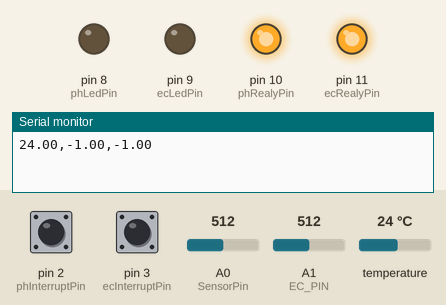
The sketch below on a simulated Arduino Uno, built with avr-gcc and run on an emulated ATmega328P. Parts: output pins drawn as LEDs (lit = HIGH), the last lines printed to the serial monitor. The inputs (shaded band) are chosen by the test bench; at power-on: pin 2 (phInterruptPin) HIGH, pin 3 (ecInterruptPin) HIGH, A0 (SensorPin) = 512, A1 (EC_PIN) = 512, temperature 24 °C.

Above: at 4.2 s.
4.3 s: pin 2 (phInterruptPin) pulsed LOW 5 times (0.12 s each, 0.3 s apart)
At 6.1 s:
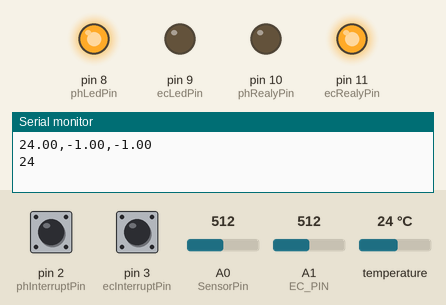
7.9 s: pin 2 (phInterruptPin) pulled LOW for 0.95 s
At 10.4 s:
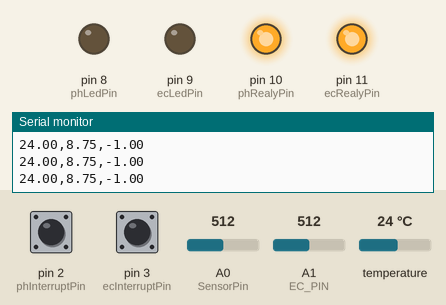
11.2 s: pin 2 (phInterruptPin) pulled LOW for 3.2 s
At 15.0 s:
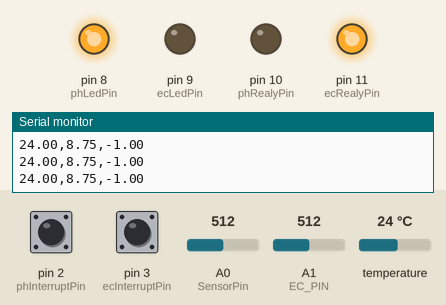
16.7 s: pin 3 (ecInterruptPin) pulsed LOW 2 times (0.12 s each, 0.3 s apart)
At 18.4 s:
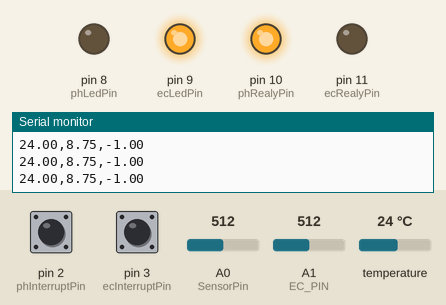
18.8 s: pin 3 (ecInterruptPin) pulled LOW for 0.95 s
23.4 s: pin 2 (phInterruptPin) pulled LOW for 0.95 s
At 35.6 s:
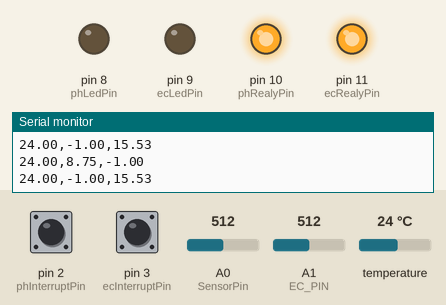
Timing chart, 0 to 36.4 s (numbered marks = the images above; inputs shaded):
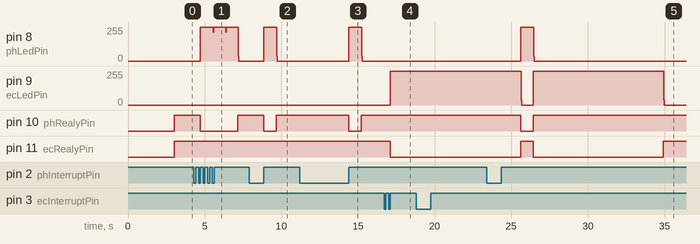

The sketch:

allWaterData.ino
```cpp
#include <OneWire.h>
#include <DallasTemperature.h>
#include "DFRobot_EC.h"
#include <EEPROM.h>

#define TEMP_SENSOR_ONE_WIRE_BUS 4

OneWire oneWire(TEMP_SENSOR_ONE_WIRE_BUS);
DallasTemperature tempSensor(&oneWire);

const long LOOP_DELAY_MILIS = 5UL * 60UL * 1000UL; // 5m

//PH METER
#define SensorPin 0          //pH meter Analog output to Arduino Analog Input 0
float temp;

int phInitialRun = true;
int phMeterReading = false;
const int phInterruptPin = 2;
const int phLedPin =  8;
const int phRealyPin =  10;

//EC METER
#define EC_PIN A1
float voltage, ecValue, temperature = 25;
DFRobot_EC ec;

int ecInitialRun = true;
int ecMeterReading = false;
const int ecInterruptPin = 3;
const int ecLedPin =  9;
const int ecRealyPin =  11;

void setup() {
  // start serial port
  Serial.begin(9600);
  // Serial.println("Ready");    //Test the serial monitor

  // Start up the library
  tempSensor.begin();

  ec.begin();
  //pinMode(buttonPin, INPUT);
  pinMode(phInterruptPin, INPUT_PULLUP);
  attachInterrupt(digitalPinToInterrupt(phInterruptPin), getPh, RISING );

  pinMode(ecInterruptPin, INPUT_PULLUP);
  attachInterrupt(digitalPinToInterrupt(ecInterruptPin), getEc, RISING );

  pinMode(phLedPin, OUTPUT);
  pinMode(ecLedPin, OUTPUT);

  pinMode(phRealyPin, OUTPUT);
  pinMode(ecRealyPin, OUTPUT);

  delay(3000);
  digitalWrite(phRealyPin, HIGH); //off
  digitalWrite(ecRealyPin, HIGH); //off

}

void loop() {

  float temperature = -1;
  float phValue = -1;
  float ecValue = -1;

  temperature = getTemperatureReadings();

  Serial.print(temperature);
  Serial.print(",");
  Serial.print(phValue);
  Serial.print(",");
  Serial.print(ecValue);
  Serial.println("");

  delay(LOOP_DELAY_MILIS);

}

void getPh() {
  //Serial.println("interupt");
  //Serial.println(phInitialRun);

  if (phInitialRun == true) {
    phInitialRun = false;
  } else if (!phMeterReading) {
    phMeterReading = true;
    //Serial.println("reading");

    digitalWrite(phLedPin, HIGH);
    digitalWrite(phRealyPin, LOW); //on
    delay(2000);

    float temperature = -1;
    float phValue = -1;
    float ecValue = -1;

    temperature = getTemperatureReadings();
    phValue = getPHreadings();
    // ecValue = getECreadings();

    blinkLED(phLedPin);

    Serial.print(temperature);
    Serial.print(",");
    Serial.print(phValue);
    Serial.print(",");
    Serial.print(ecValue);
    Serial.println("");

    delay(100);
    digitalWrite(phLedPin, LOW);
    phMeterReading = false;

    delay(500);
    digitalWrite(phRealyPin, HIGH); //off
  }
}

void getEc() {
  //Serial.println("interupt");
  //Serial.println(phInitialRun);

  if (ecInitialRun == true) {
    ecInitialRun = false;
  } else if (!ecMeterReading) {
    ecMeterReading = true;
    //Serial.println("reading");

    digitalWrite(ecLedPin, HIGH);
    digitalWrite(ecRealyPin, LOW); //on
    delay(2000);

    float temperature = -1;
    float phValue = -1;
    float ecValue = -1;

    temperature = getTemperatureReadings();
    // phValue = getPHreadings();
    ecValue = getECreadings();

    blinkLED(ecLedPin);

    Serial.print(temperature);
    Serial.print(",");
    Serial.print(phValue);
    Serial.print(",");
    Serial.print(ecValue);
    Serial.println("");

    delay(100);
    digitalWrite(ecLedPin, LOW);
    ecMeterReading = false;

    delay(500);
    digitalWrite(ecRealyPin, HIGH); //off
  }
}

void blinkLED(int ledPin) {
  digitalWrite(ledPin, LOW);
  delay(500);
  digitalWrite(ledPin, HIGH);
  delay(500);
  digitalWrite(ledPin, LOW);
  delay(500);
  digitalWrite(ledPin, HIGH);
  delay(500);
  digitalWrite(ledPin, LOW);
  delay(500);
  digitalWrite(ledPin, HIGH);
  delay(500);
}

float getTemperatureReadings() {
  tempSensor.requestTemperatures();
  return tempSensor.getTempCByIndex(0);
}

float getPHreadings() {
  float phbuf[10];

  for (int i = 0; i < 10; i++) { //Get 10 sample value from the sensor for smooth the value
    phbuf[i] = analogRead(SensorPin);
    delay(100);
  }

  for (int i = 0; i < 9; i++) { //sort the analog from small to large
    for (int j = i + 1; j < 10; j++) {
      if (phbuf[i] > phbuf[j]) {
        temp = phbuf[i];
        phbuf[i] = phbuf[j];
        phbuf[j] = temp;
      }
    }
  }
  unsigned long int sum = 0;  //Store the average value of the sensor feedback

  for (int i = 2; i < 8; i++)               //take the average value of 6 center sample
    sum += phbuf[i];

  float phValue = (float)sum * 5.0 / 1024 / 6; //convert the analog into millivolt
  phValue = 3.5 * phValue;                  //convert the millivolt into pH value

  //Serial.print("    pH:");
  //Serial.print(phValue, 2);
  //Serial.println(" ");

  return phValue;
}

float getECreadings() {

  float ecbuf[10];

  for (int i = 0; i < 10; i++) { //Get 10 sample value from the sensor for smooth the value

    voltage = analogRead(EC_PIN) / 1024.0 * 5000; // read the voltage
    temperature = getTemperatureReadings();  // read your temperature sensor to execute temperature compensation
    ecbuf[i] =  ec.readEC(voltage, temperature); // convert voltage to EC with temperature compensation

    //Serial.print("single read: ");
    //Serial.println(ecbuf[i]);

    delay(1000);
    ec.calibration(voltage, temperature); // calibration process by Serail CMD

  }

  for (int i = 0; i < 9; i++) { //sort the analog from small to large
    for (int j = i + 1; j < 10; j++) {
      if (ecbuf[i] > ecbuf[j]) {
        temp = ecbuf[i];
        ecbuf[i] = ecbuf[j];
        ecbuf[j] = temp;
      }
    }
  }

  float sum = 0;  //Store the average value of the sensor feedback

  for (int i = 2; i < 8; i++) {              //take the average value of 6 center sample
    //Serial.println(ecbuf[i]);
    sum += ecbuf[i];
  }

  //Serial.print("sum: ");
  //Serial.println(sum);

  float avgValue = (float)sum / 6;

  //Serial.print("avg: ");
  //Serial.println(avgValue);

  return avgValue;
}
```

Measured:
- after the input at 4.3 s, pin 8 (phLedPin): 0/255 → 255/255 after 0.42 s, → 0/255 2.5 s later; pin 10 (phRealyPin): HIGH → LOW after 0.42 s, → HIGH 2.4 s later
- after the input at 7.9 s, pin 8 (phLedPin): 0/255 → 255/255 after 0.95 s, → 0/255 0.84 s later; pin 10 (phRealyPin): HIGH → LOW after 0.95 s, → HIGH 0.81 s later
- after the input at 11.2 s, pin 8 (phLedPin): 0/255 → 255/255 after 3.2 s, → 0/255 0.84 s later; pin 10 (phRealyPin): HIGH → LOW after 3.2 s, → HIGH 0.81 s later
- after the input at 16.7 s, pin 9 (ecLedPin): 0/255 → 255/255 after 0.42 s; pin 11 (ecRealyPin): HIGH → LOW after 0.42 s
- after the input at 18.8 s, every drawn part: stays the same
- after the input at 23.4 s, pin 8 (phLedPin): 0/255 → 255/255 after 2.2 s, → 0/255 0.84 s later; pin 10 (phRealyPin): HIGH → LOW after 2.2 s, → HIGH 0.81 s later; pin 11 (ecRealyPin): LOW → HIGH after 2.2 s instead of 10.7 s
